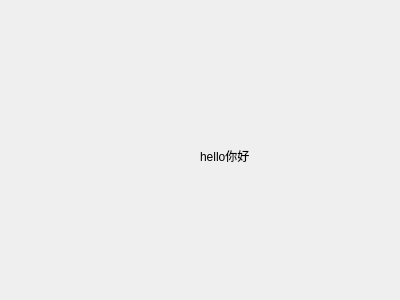
<?xml version="1.0" encoding="UTF-8"?>
<ui version="4.0">
 <class>helloDialog</class>
 <widget class="QDialog" name="helloDialog">
  <property name="geometry">
   <rect>
    <x>0</x>
    <y>0</y>
    <width>400</width>
    <height>300</height>
   </rect>
  </property>
  <property name="windowTitle">
   <string>Dialog</string>
  </property>
  <widget class="QLabel" name="label">
   <property name="geometry">
    <rect>
     <x>200</x>
     <y>150</y>
     <width>54</width>
     <height>12</height>
    </rect>
   </property>
   <property name="text">
    <string>hello你好</string>
   </property>
  </widget>
 </widget>
 <resources/>
 <connections/>
</ui>
